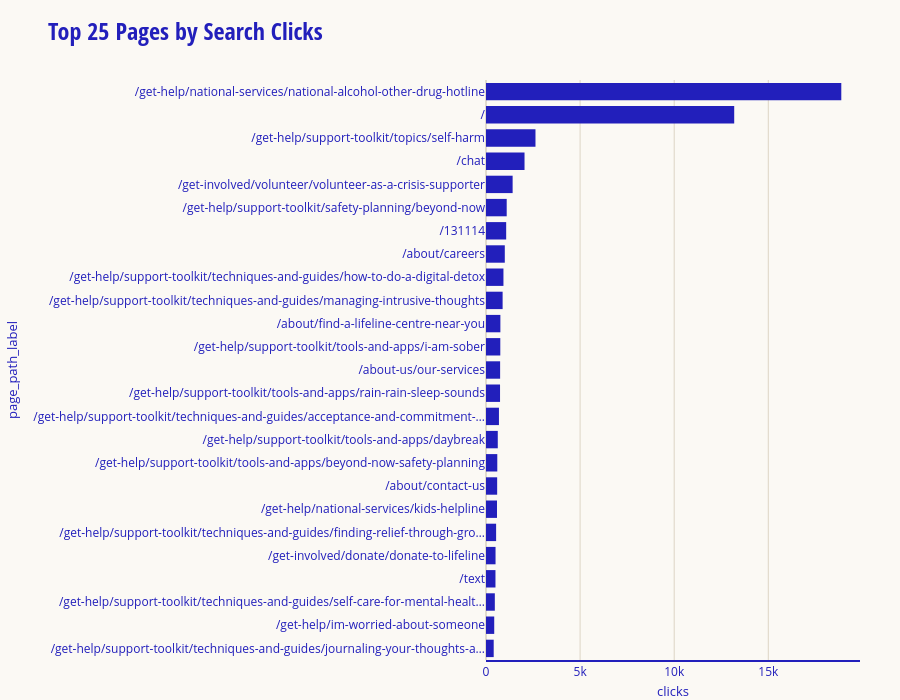
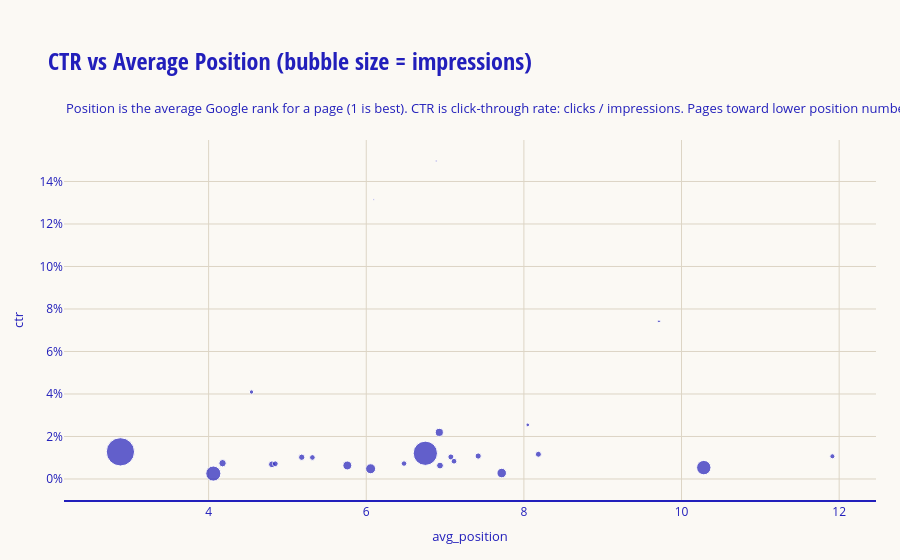

Here is the notebook cell these charts were saved with, in order:
### Code cell
MAX_PATH_LABEL_LEN = 75
df_pages_plot = df_pages.copy()
df_pages_plot["page_path_label"] = df_pages_plot["page_path"].astype(str).apply(
    lambda p: p if len(p) <= MAX_PATH_LABEL_LEN else p[: MAX_PATH_LABEL_LEN - 1] + "\u2026"
)

analysis_window_label = f"{window.start_date} to {window.end_date}"

fig_clicks = px.bar(
    df_pages_plot.sort_values("clicks", ascending=True),
    x="clicks",
    y="page_path_label",
    orientation="h",
    hover_name="page_path",
    hover_data={"page_path_label": False},
    template="lifeline",
    title=f"Top {TOP_N} Pages by Search Clicks ({analysis_window_label})",
)
fig_clicks.update_layout(height=700, margin={"l": 420, "r": 40, "t": 80, "b": 40})
fig_clicks.update_yaxes(automargin=True)
lifeline_theme.add_lifeline_logo(fig_clicks)
fig_clicks.show()

fig_ctr = px.scatter(
    df_pages,
    x="avg_position",
    y="ctr",
    size="impressions",
    hover_name="page_path",
    template="lifeline",
    title=f"CTR vs Average Position (bubble size = impressions) ({analysis_window_label})",
)
fig_ctr.update_yaxes(tickformat=".0%")
fig_ctr.add_annotation(
    xref="paper",
    yref="paper",
    x=0,
    y=1.12,
    showarrow=False,
    align="left",
    text=(
        "Position is the average Google rank for a page (1 is best). "
        "CTR is click-through rate: clicks / impressions. "
        "Pages toward lower position numbers with higher CTR are generally performing better."
    ),
)
fig_ctr.update_layout(margin={"t": 140})
lifeline_theme.add_lifeline_logo(fig_ctr)
fig_ctr.show()

### Figure 1 — Plotly figure (JSON) as saved in the notebook; plotly's stock layout.template omitted (floating-point values rounded to 4 significant figures)
{"data": [{"hovertemplate": "<b>%{hovertext}</b><br><br>clicks=%{x}<extra></extra>", "hovertext": ["/get-help/support-toolkit/techniques-and-guides/journaling-your-thoughts-and-feelings", "/get-help/im-worried-about-someone", "/get-help/support-toolkit/techniques-and-guides/self-care-for-mental-health-and-wellbeing", "/text", "/get-involved/donate/donate-to-lifeline", "/get-help/support-toolkit/techniques-and-guides/finding-relief-through-grounding-techniques", "/get-help/national-services/kids-helpline", "/about/contact-us", "/get-help/support-toolkit/tools-and-apps/beyond-now-safety-planning", "/get-help/support-toolkit/tools-and-apps/daybreak", "/get-help/support-toolkit/techniques-and-guides/acceptance-and-commitment-therapy-act", "/get-help/support-toolkit/tools-and-apps/rain-rain-sleep-sounds", "/about-us/our-services", "/get-help/support-toolkit/tools-and-apps/i-am-sober", "/about/find-a-lifeline-centre-near-you", "/get-help/support-toolkit/techniques-and-guides/managing-intrusive-thoughts", "/get-help/support-toolkit/techniques-and-guides/how-to-do-a-digital-detox", "/about/careers", "/131114", "/get-help/support-toolkit/safety-planning/beyond-now", "/get-involved/volunteer/volunteer-as-a-crisis-supporter", "/chat", "/get-help/support-toolkit/topics/self-harm", "/", "/get-help/national-services/national-alcohol-other-drug-hotline"], "legendgroup": "", "marker": {"color": "#221FBB", "pattern": {"shape": ""}}, "name": "", "orientation": "h", "showlegend": false, "textposition": "auto", "type": "bar", "x": [409, 437, 469, 503, 507, 537, 586, 593, 600, 626, 688, 746, 750, 760, 764, 883, 927, 999, 1072, 1100, 1415, 2047, 2629, 13188, 18878], "xaxis": "x", "y": ["/get-help/support-toolkit/techniques-and-guides/journaling-your-thoughts-a…", "/get-help/im-worried-about-someone", "/get-help/support-toolkit/techniques-and-guides/self-care-for-mental-healt…", "/text", "/get-involved/donate/donate-to-lifeline", "/get-help/support-toolkit/techniques-and-guides/finding-relief-through-gro…", "/get-help/national-services/kids-helpline", "/about/contact-us", "/get-help/support-toolkit/tools-and-apps/beyond-now-safety-planning", "/get-help/support-toolkit/tools-and-apps/daybreak", "/get-help/support-toolkit/techniques-and-guides/acceptance-and-commitment-…", "/get-help/support-toolkit/tools-and-apps/rain-rain-sleep-sounds", "/about-us/our-services", "/get-help/support-toolkit/tools-and-apps/i-am-sober", "/about/find-a-lifeline-centre-near-you", "/get-help/support-toolkit/techniques-and-guides/managing-intrusive-thoughts", "/get-help/support-toolkit/techniques-and-guides/how-to-do-a-digital-detox", "/about/careers", "/131114", "/get-help/support-toolkit/safety-planning/beyond-now", "/get-involved/volunteer/volunteer-as-a-crisis-supporter", "/chat", "/get-help/support-toolkit/topics/self-harm", "/", "/get-help/national-services/national-alcohol-other-drug-hotline"], "yaxis": "y"}], "layout": {"barmode": "relative", "height": 700, "legend": {"tracegroupgap": 0}, "margin": {"b": 40, "l": 420, "r": 40, "t": 80}, "title": {"text": "Top 25 Pages by Search Clicks"}, "xaxis": {"anchor": "y", "domain": [0, 1], "title": {"text": "clicks"}}, "yaxis": {"anchor": "x", "automargin": true, "domain": [0, 1], "title": {"text": "page_path_label"}}}}

### Figure 2 — Plotly figure (JSON) as saved in the notebook; plotly's stock layout.template omitted (floating-point values rounded to 4 significant figures)
{"data": [{"hovertemplate": "<b>%{hovertext}</b><br><br>avg_position=%{x}<br>ctr=%{y}<br>impressions=%{marker.size}<extra></extra>", "hovertext": ["/get-help/national-services/national-alcohol-other-drug-hotline", "/", "/get-help/support-toolkit/topics/self-harm", "/chat", "/get-involved/volunteer/volunteer-as-a-crisis-supporter", "/get-help/support-toolkit/safety-planning/beyond-now", "/131114", "/about/careers", "/get-help/support-toolkit/techniques-and-guides/how-to-do-a-digital-detox", "/get-help/support-toolkit/techniques-and-guides/managing-intrusive-thoughts", "/about/find-a-lifeline-centre-near-you", "/get-help/support-toolkit/tools-and-apps/i-am-sober", "/about-us/our-services", "/get-help/support-toolkit/tools-and-apps/rain-rain-sleep-sounds", "/get-help/support-toolkit/techniques-and-guides/acceptance-and-commitment-therapy-act", "/get-help/support-toolkit/tools-and-apps/daybreak", "/get-help/support-toolkit/tools-and-apps/beyond-now-safety-planning", "/about/contact-us", "/get-help/national-services/kids-helpline", "/get-help/support-toolkit/techniques-and-guides/finding-relief-through-grounding-techniques", "/get-involved/donate/donate-to-lifeline", "/text", "/get-help/support-toolkit/techniques-and-guides/self-care-for-mental-health-and-wellbeing", "/get-help/im-worried-about-someone", "/get-help/support-toolkit/techniques-and-guides/journaling-your-thoughts-and-feelings"], "legendgroup": "", "marker": {"color": "#221FBB", "size": [1478261, 1089572, 119885, 382179, 34572, 14828, 420262, 6676, 145804, 183189, 65617, 70377, 100876, 72845, 66276, 24586, 4561, 85936, 57850, 84881, 47462, 60144, 167768, 60960, 56334], "sizemode": "area", "sizeref": 3696.0, "symbol": "circle"}, "mode": "markers", "name": "", "orientation": "v", "showlegend": false, "type": "scatter", "x": [2.881, 6.75, 6.927, 10.28, 4.544, 9.714, 4.06, 6.887, 5.76, 6.055, 8.184, 7.42, 4.177, 5.181, 7.074, 8.049, 6.096, 4.804, 5.317, 6.936, 11.91, 7.114, 7.719, 4.846, 6.479], "xaxis": "x", "y": [0.01277, 0.0121, 0.02193, 0.005356, 0.04093, 0.07418, 0.002551, 0.1496, 0.006358, 0.00482, 0.01164, 0.0108, 0.007435, 0.01024, 0.01038, 0.02546, 0.1316, 0.0069, 0.01013, 0.006327, 0.01068, 0.008363, 0.002796, 0.007169, 0.00726], "yaxis": "y"}], "layout": {"annotations": [{"align": "left", "showarrow": false, "text": "Position is the average Google rank for a page (1 is best). CTR is click-through rate: clicks / impressions. Pages toward lower position numbers with higher CTR are generally performing better.", "x": 0, "xref": "paper", "y": 1.12, "yref": "paper"}], "legend": {"itemsizing": "constant", "tracegroupgap": 0}, "margin": {"t": 140}, "title": {"text": "CTR vs Average Position (bubble size = impressions)"}, "xaxis": {"anchor": "y", "domain": [0, 1], "title": {"text": "avg_position"}}, "yaxis": {"anchor": "x", "domain": [0, 1], "tickformat": ".0%", "title": {"text": "ctr"}}}}
